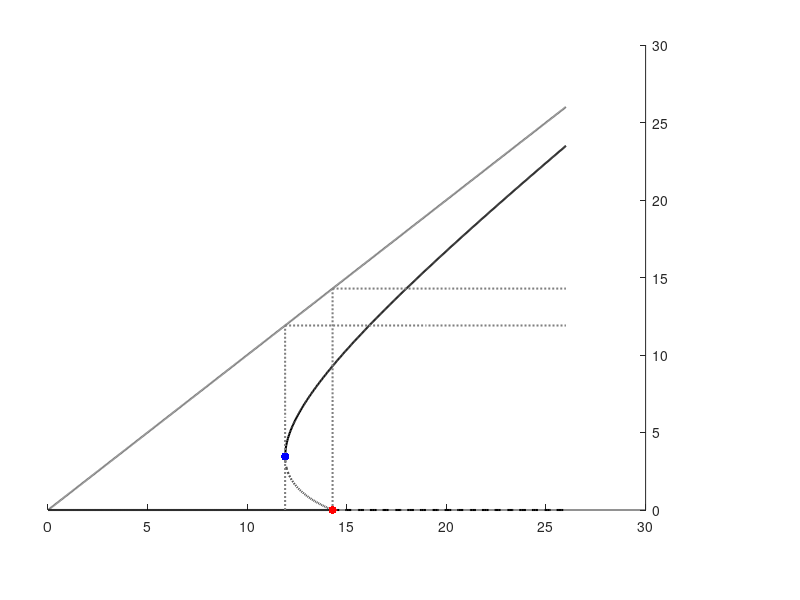

Here is the MATLAB script that generated this plot: (Note: this script raises an error after producing the figure.)
clear all
close all
clc

beta = 0.01; nu = 0.2; gamma = 1 / 7; 

Max_N = 26;
disp(['judge ' num2str(gamma/beta - 1/nu)])
N_1 = 2*sqrt(gamma/beta/nu)-1/nu;
N_2 = gamma/beta;

N_sn = linspace(0,N_2,1000);
I_0 = zeros(size(N_sn));

N_zheng = linspace(N_1,Max_N,500);
N_fu = linspace(N_1,N_2,500);
I_1 = (beta*(nu.*N_zheng - 1) + sqrt((beta+beta*nu.*N_zheng).^2-4*beta*nu*gamma))./(2*beta*nu);
I_2 = (beta*(nu.*N_fu - 1) - sqrt((beta+beta*nu.*N_fu).^2-4*beta*nu*gamma))./(2*beta*nu);

gwLineWidth = 1.5;
figure
set(gcf,'Position', [100 300 500 420])
axes('Position',[0.06 0.15 0.747 0.775000000000001]);
set(gca,'Color','none')

hold on

x1 = linspace(0,N_1,500); y1 = linspace(0,N_1,500);
x2 = N_fu; y2 = I_2;
x = [x1,x2]; 
y_up = [y1,y2];
y_low = zeros(size(y_up));

fill_x = [x, fliplr(x)];
fill_y = [y_up, fliplr(y_low)];

x1 = real(N_fu); y1 = real(I_2);
x2 = linspace(N_2,Max_N,100+1); y2 = zeros(size(linspace(N_2,Max_N,100+1)));
x = [x1,x2]; 
y_low = [y1,y2];
y_up = linspace(N_1,Max_N,500);

fill_x = [linspace(N_1,Max_N,500), fliplr(x)];
fill_y = [y_up, fliplr(y_low)];

plot(linspace(0,Max_N,500),linspace(0,Max_N,500),'Color',[0.5 0.5 0.5],'LineWidth',gwLineWidth)

plot(real(N_fu),real(I_2),'k--','LineWidth',gwLineWidth);
plot(N_sn,I_0,'k-','LineWidth',gwLineWidth);

plot(linspace(N_2,Max_N,100+1),zeros(size(linspace(N_2,Max_N,100+1))),'k--','LineWidth',gwLineWidth);

plot(N_zheng,real(I_1),'k-','LineWidth',gwLineWidth);





y = linspace(0,N_1,3);
x = N_1* ones(size(y));
plot(x,y,'k:','LineWidth',gwLineWidth,'Color',[0.5 0.5 0.5])

x = linspace(N_1,Max_N,3);
y = N_1* ones(size(x));
plot(x,y,'k:','LineWidth',gwLineWidth,'Color',[0.5 0.5 0.5])

y = linspace(0,N_2,3);
x = N_2* ones(size(y));
plot(x,y,'k:','LineWidth',gwLineWidth,'Color',[0.5 0.5 0.5])

x = linspace(N_2,Max_N,3);
y = N_2* ones(size(x));
plot(x,y,'k:','LineWidth',gwLineWidth,'Color',[0.5 0.5 0.5])

plot(N_2,0,'r.','MarkerSize',18,'LineWidth',2.0);
plot(N_1,real(I_1(1)),'b.','MarkerSize',18,'LineWidth',2.0);


set(gca, 'YAxisLocation', 'right');
ax = gca; 
ax.XTick = [0,  N_2]; 
ax.XTickLabel = {'0', '$N_{c}$'}; 
ax.XAxis.FontName = 'Times New Roman';
ax.TickLabelInterpreter = 'latex';


ax.YTick = [0,N_1, N_2]; 
ax.YTickLabel = {'0','$N^{sub}_{c}$', '$N_{c}$'};  
ax.YAxis.FontName = 'Times New Roman';
ax.TickLabelInterpreter = 'latex';

ax.TickDir = 'out';

xlim([0 Max_N+0.])
ylim([-0.3,Max_N])
set(gca,'linewidth',3,'FontSize',30)

annotation('arrow',[0.771-0.06 0.869-0.06],...
    [0.12 0.12],'LineWidth',2,'HeadWidth',12,...
    'HeadLength',12);
annotation('textbox',...
    [0.761-0.06 0.0035714285714286 0.089 0.113095238095238],...
    'Color','k',...
    'String',{'$N$'},...
    'FontName','Times New Roman',...
    'Interpreter','latex',...
    'FontSize',28,...
    'FitBoxToText','off',...
    'EdgeColor','none',...
    'BackgroundColor','none');

annotation('arrow',[0.896-0.06 0.896-0.06],...
    [0.826190476190476 0.927380952380952],'LineWidth',2,'HeadWidth',12,...
    'HeadLength',12);
annotation('textbox',...
    [0.902000000000004-0.06 0.817857142857149 0.0639999999999972 0.12519047619048],...
    'Color','k',...
    'String',{'$I^{*}$'},...
    'FontName','Times New Roman',...
    'Interpreter','latex',...
    'FontSize',28,...
    'FitBoxToText','off',...
    'EdgeColor','none',...
    'BackgroundColor','none');

annotation(gcf,'textbox',...
    [0.460614087301587 0.164285714285716 0.0933859126984141 0.0651914908617374],...
    'String',{'TB'},'Interpreter','latex','FontSize',18,'Color', 'r',...
    'FitBoxToText', 'off', ...
    'EdgeColor', 'none');

annotation(gcf,'textbox',...
    [0.282614087301587 0.227380952380953 0.112385912698413 0.0747153003855492],...
    'String',{'SNB'},'Interpreter','latex','FontSize',18,'Color', 'b',...
    'FitBoxToText', 'off', ...
    'EdgeColor', 'none');

set(gca,'XColor','k','YColor','k','TickLength',...
    [0.02 0.02],'FontSize',24,'linewidth',gwLineWidth,'layer','top');

figure_name = ['./FigureS2a_backward.eps'];
saveas(gcf, figure_name, 'epsc');
